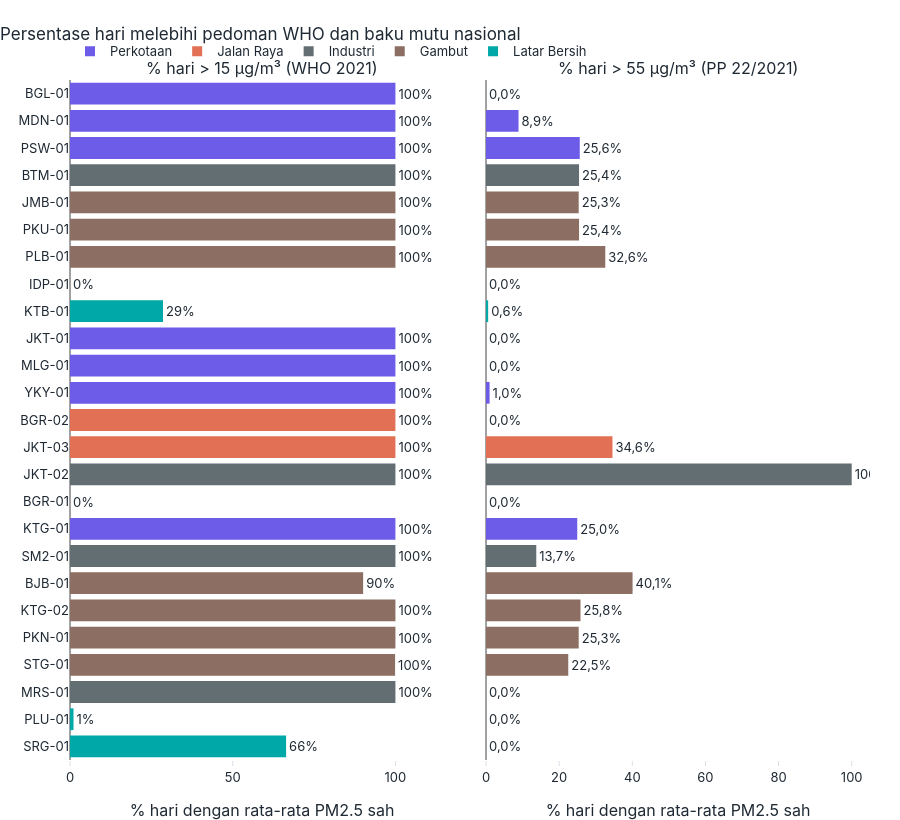

The code cell stored with this chart in its notebook:
### Markdown cell above
### A2. Hari melebihi baku mutu
PM2.5 harian > 55 µg/m³ (PP 22/2021) dan > 15 µg/m³ (WHO 2021). Uji: χ² independensi *hari melebihi baku mutu × tipe lokasi* dengan Cramér's V sebagai ukuran efek.

### Code cell
d_ok["lewat_bm"] = d_ok.pm25_ug_m3 > cfg.BM_HARIAN["pm25"]; d_ok["lewat_who"] = d_ok.pm25_ug_m3 > cfg.WHO_HARIAN["pm25"]
bm = d_ok.groupby("kode_stasiun")[["lewat_bm", "lewat_who"]].mean().mul(100).reindex(urutan_h)
bm["n_hari_lewat_bm"] = d_ok.groupby("kode_stasiun").lewat_bm.sum().reindex(urutan_h).astype(int)
bm_tipe = d_ok.groupby("tipe")[["lewat_bm", "lewat_who"]].mean().mul(100).reindex(TIPE)
display(bm.round(1)); print("Per tipe lokasi (% hari):"); display(bm_tipe.round(1))
cv_bm = eda.cramers_v(pd.crosstab(d_ok.tipe, d_ok.lewat_bm)); cv_who = eda.cramers_v(pd.crosstab(d_ok.tipe, d_ok.lewat_who))
print(f"χ² BM55 × tipe: χ²={cv_bm['chi2']:.0f}, dof={cv_bm['dof']}, {pv(cv_bm['p'])}, V={cv_bm['v']:.3f} | WHO15 × tipe: χ²={cv_who['chi2']:.0f}, {pv(cv_who['p'])}, V={cv_who['v']:.3f}")

fig = make_subplots(rows=1, cols=2, shared_yaxes=True, horizontal_spacing=0.04, subplot_titles=(f"% hari > {cfg.WHO_HARIAN['pm25']:g} µg/m³ (WHO 2021)", f"% hari > {cfg.BM_HARIAN['pm25']:g} µg/m³ (PP 22/2021)"))
col = [WARNA[t] for t in st.loc[bm.index, "kelompok_lokasi"]]
fig.add_bar(y=bm.index, x=bm.lewat_who, orientation="h", marker_color=col, showlegend=False, text=[fl(v, 0) + "%" for v in bm.lewat_who], textposition="outside", row=1, col=1, hovertemplate="%{y}: %{x:.1f}%<extra></extra>")
fig.add_bar(y=bm.index, x=bm.lewat_bm, orientation="h", marker_color=col, showlegend=False, text=[fl(v, 1) + "%" for v in bm.lewat_bm], textposition="outside", row=1, col=2, hovertemplate="%{y}: %{x:.1f}%<extra></extra>")
legenda_tipe(fig, 1, 1); fig.update_yaxes(autorange="reversed", showgrid=False); fig.update_xaxes(range=[0, 118], row=1, col=1); fig.update_xaxes(range=[0, min(105, max(15, bm.lewat_bm.max() * 1.35))], row=1, col=2)
style.terapkan(fig, "Persentase hari melebihi pedoman WHO dan baku mutu nasional", 820, "% hari dengan rata-rata PM2.5 sah")
simpan(fig, "04_A2_hari_lewat_baku_mutu", 820); fig.show()

KN["A"].update({"persen_hari_lewat_bm55": float(100 * d_ok.lewat_bm.mean()), "persen_hari_lewat_who15": float(100 * d_ok.lewat_who.mean()),
                "persen_hari_lewat_bm55_per_tipe": bm_tipe.lewat_bm.round(2).to_dict(), "persen_hari_lewat_who15_per_tipe": bm_tipe.lewat_who.round(2).to_dict(),
                "chi2_bm_tipe": cv_bm, "stasiun_lewat_bm_terbanyak": {"kode": bm.lewat_bm.idxmax(), "persen": float(bm.lewat_bm.max())}})

### Figure 1 — Plotly figure (JSON) as saved in the notebook; plotly's stock layout.template omitted (floating-point values rounded to 4 significant figures)
{"data": [{"hovertemplate": "%{y}: %{x:.1f}%<extra></extra>", "marker": {"color": ["#6C5CE7", "#6C5CE7", "#6C5CE7", "#636E72", "#8D6E63", "#8D6E63", "#8D6E63", "#00A8A8", "#00A8A8", "#6C5CE7", "#6C5CE7", "#6C5CE7", "#E17055", "#E17055", "#636E72", "#00A8A8", "#6C5CE7", "#636E72", "#8D6E63", "#8D6E63", "#8D6E63", "#8D6E63", "#636E72", "#00A8A8", "#00A8A8"]}, "orientation": "h", "showlegend": false, "text": ["100%", "100%", "100%", "100%", "100%", "100%", "100%", "0%", "29%", "100%", "100%", "100%", "100%", "100%", "100%", "0%", "100%", "100%", "90%", "100%", "100%", "100%", "100%", "1%", "66%"], "textposition": "outside", "type": "bar", "x": [100.0, 100.0, 100.0, 100.0, 100.0, 100.0, 100.0, 0.0, 28.59, 100.0, 100.0, 100.0, 100.0, 100.0, 100.0, 0.0, 100.0, 100.0, 90.08, 100.0, 100.0, 99.9, 100.0, 1.081, 66.4], "xaxis": "x", "y": ["BGL-01", "MDN-01", "PSW-01", "BTM-01", "JMB-01", "PKU-01", "PLB-01", "IDP-01", "KTB-01", "JKT-01", "MLG-01", "YKY-01", "BGR-02", "JKT-03", "JKT-02", "BGR-01", "KTG-01", "SM2-01", "BJB-01", "KTG-02", "PKN-01", "STG-01", "MRS-01", "PLU-01", "SRG-01"], "yaxis": "y"}, {"hovertemplate": "%{y}: %{x:.1f}%<extra></extra>", "marker": {"color": ["#6C5CE7", "#6C5CE7", "#6C5CE7", "#636E72", "#8D6E63", "#8D6E63", "#8D6E63", "#00A8A8", "#00A8A8", "#6C5CE7", "#6C5CE7", "#6C5CE7", "#E17055", "#E17055", "#636E72", "#00A8A8", "#6C5CE7", "#636E72", "#8D6E63", "#8D6E63", "#8D6E63", "#8D6E63", "#636E72", "#00A8A8", "#00A8A8"]}, "orientation": "h", "showlegend": false, "text": ["0,0%", "8,9%", "25,6%", "25,4%", "25,3%", "25,4%", "32,6%", "0,0%", "0,6%", "0,0%", "0,0%", "1,0%", "0,0%", "34,6%", "100,0%", "0,0%", "25,0%", "13,7%", "40,1%", "25,8%", "25,3%", "22,5%", "0,0%", "0,0%", "0,0%"], "textposition": "outside", "type": "bar", "x": [0.0, 8.895, 25.64, 25.44, 25.34, 25.44, 32.61, 0.0, 0.5894, 0.0, 0.0, 0.9823, 0.0, 34.58, 100.0, 0.0, 24.95, 13.75, 40.08, 25.83, 25.34, 22.5, 0.0, 0.0, 0.0], "xaxis": "x2", "y": ["BGL-01", "MDN-01", "PSW-01", "BTM-01", "JMB-01", "PKU-01", "PLB-01", "IDP-01", "KTB-01", "JKT-01", "MLG-01", "YKY-01", "BGR-02", "JKT-03", "JKT-02", "BGR-01", "KTG-01", "SM2-01", "BJB-01", "KTG-02", "PKN-01", "STG-01", "MRS-01", "PLU-01", "SRG-01"], "yaxis": "y2"}, {"marker": {"color": "#6C5CE7", "size": 10, "symbol": "square"}, "mode": "markers", "name": "Perkotaan", "type": "scatter", "x": [null], "xaxis": "x", "y": [null], "yaxis": "y"}, {"marker": {"color": "#E17055", "size": 10, "symbol": "square"}, "mode": "markers", "name": "Jalan Raya", "type": "scatter", "x": [null], "xaxis": "x", "y": [null], "yaxis": "y"}, {"marker": {"color": "#636E72", "size": 10, "symbol": "square"}, "mode": "markers", "name": "Industri", "type": "scatter", "x": [null], "xaxis": "x", "y": [null], "yaxis": "y"}, {"marker": {"color": "#8D6E63", "size": 10, "symbol": "square"}, "mode": "markers", "name": "Gambut", "type": "scatter", "x": [null], "xaxis": "x", "y": [null], "yaxis": "y"}, {"marker": {"color": "#00A8A8", "size": 10, "symbol": "square"}, "mode": "markers", "name": "Latar Bersih", "type": "scatter", "x": [null], "xaxis": "x", "y": [null], "yaxis": "y"}], "layout": {"annotations": [{"font": {"size": 16}, "showarrow": false, "text": "% hari > 15 µg/m³ (WHO 2021)", "x": 0.24, "xanchor": "center", "xref": "paper", "y": 1.0, "yanchor": "bottom", "yref": "paper"}, {"font": {"size": 16}, "showarrow": false, "text": "% hari > 55 µg/m³ (PP 22/2021)", "x": 0.76, "xanchor": "center", "xref": "paper", "y": 1.0, "yanchor": "bottom", "yref": "paper"}], "height": 820, "title": {"text": "Persentase hari melebihi pedoman WHO dan baku mutu nasional"}, "xaxis": {"anchor": "y", "domain": [0.0, 0.48], "range": [0, 118], "title": {"text": "% hari dengan rata-rata PM2.5 sah"}}, "xaxis2": {"anchor": "y2", "domain": [0.52, 1.0], "range": [0, 105], "title": {"text": "% hari dengan rata-rata PM2.5 sah"}}, "yaxis": {"anchor": "x", "autorange": "reversed", "domain": [0.0, 1.0], "showgrid": false}, "yaxis2": {"anchor": "x2", "autorange": "reversed", "domain": [0.0, 1.0], "matches": "y", "showgrid": false, "showticklabels": false}}}
